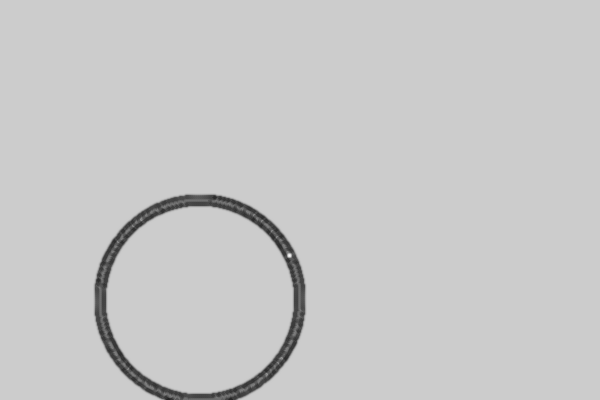
Frame 1 (no input)
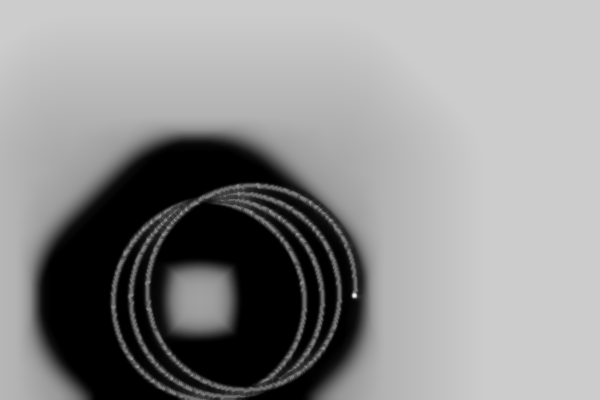
Frame 60 (the mouse pressed at the canvas centre just before this capture)
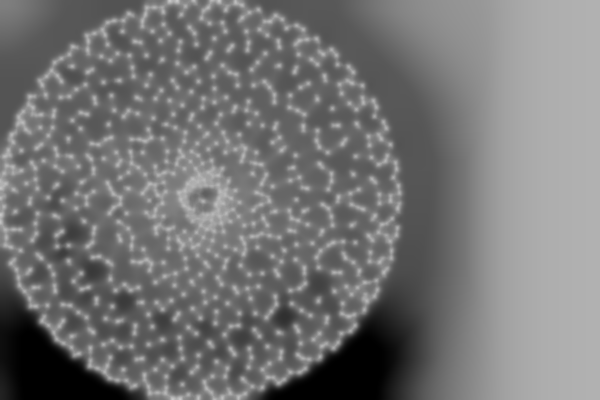
Frame 120 (the mouse held since frame 60 and released just before this capture)

The Processing sketch that drew these frames (run headless with seeded random() and noise(); from frame 60 on, the mouse is pressed at the canvas centre):

// Processing sketch: processing_4384
// ── processing_4384.pde

//3255389, Sam Yao Ling Li, ARCH1391 - Module 2
//The part of the code that creates/moves the dots was written
//Jim Bumgardner(KrazyDad) the original code can be found at
//http://openprocessing.org/visuals/?visualID=3378 and is called
//Tiny Rose.

int w=400,j=w/2; //assign the values of w,j,n
float n=1;

void setup() {
size(600,400);
frameRate(25);  //framerate just means how many frames per second
}               //the sketch will move.

void draw(){   //main body of the code that draws and move the dots
smooth();      //this is the part I took from the source
for(int i=1;i<999;++i)  //j+cos,j+sin controls where it moves
{float t=i*.01,r=j*sin((n+mouseX*100/w)*t);
ellipse(j+cos(t)*r,j+sin(t)*r,8,8);}n += .001;

if (mousePressed == true) { // This [art of the code is mine.
    filter(BLUR, 2.5); filter(17); // what this part does is when
  } else {  // the mouse is pressed it applies a blur filter to 
    filter(11);filter(17);}  // the window else, it keeps its
  }  // the orginal filters.
